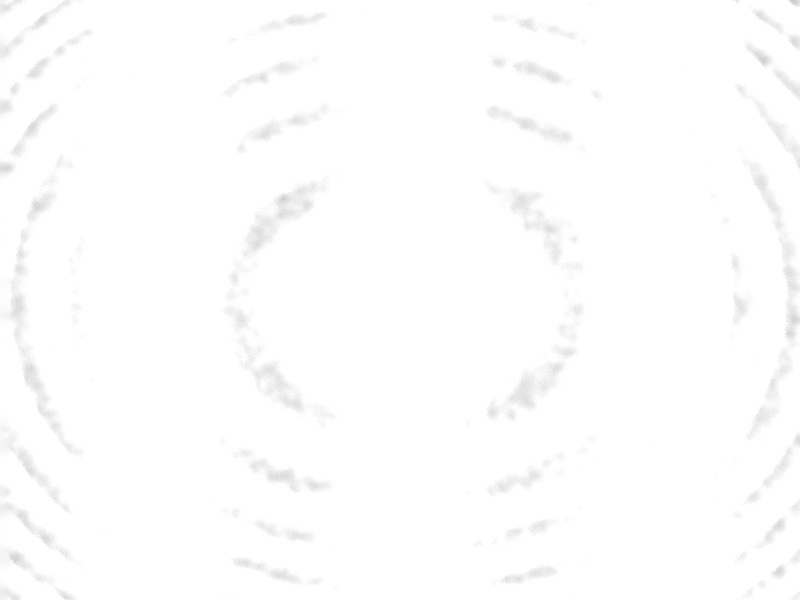
#> input picture Semana_13_SLAM_Robotica_Visual/semana_13_4_reconstruccion_3d_estereo_satelital_opencv/media/left_image.jpg, 800 x 600 px; the run also reads 1 picture not shown here
$ python reconstruccion_estereo.py
#> lines starting #> are read from the running program, lines starting #| are printed output that depends on the picture; after the words box and inside, x2 and y2 are one past the last pixel; in counts of white or black regions, pixels touching at a corner belong together
import cv2
import numpy as np
import matplotlib.pyplot as plt
import plotly.graph_objects as go
import os

# Definir rutas relativas
base_dir = os.path.dirname(os.path.dirname(os.path.abspath(__file__)))
media_dir = os.path.join(base_dir, 'media')

left_path = os.path.join(media_dir, 'left_image.jpg')
right_path = os.path.join(media_dir, 'right_image.jpg')

# 1. Cargar un par de imágenes satelitales (o aéreas) estereoscópicas:
print("Cargando imágenes estéreo...")
imgL = cv2.imread(left_path, cv2.IMREAD_GRAYSCALE)
#> imgL is the input picture: shape (600, 800); min 194, max 255, mean 253.6
imgR = cv2.imread(right_path, cv2.IMREAD_GRAYSCALE)

if imgL is None or imgR is None:
    raise FileNotFoundError("No se encontraron las imágenes estéreo en la carpeta media/")

# 2. Aplicar correspondencia estéreo con OpenCV (StereoSGBM para mejor calidad en terrenos)
print("Calculando disparidad estéreo...")
min_disp = 0
num_disp = 64 # Debe ser divisible por 16
block_size = 15

stereo = cv2.StereoSGBM_create(
    minDisparity=min_disp,
    numDisparities=num_disp,
    blockSize=block_size,
    P1=8 * 1 * block_size**2,
    P2=32 * 1 * block_size**2,
    disp12MaxDiff=1,
    uniquenessRatio=10,
    speckleWindowSize=100,
    speckleRange=32
)

disparity = stereo.compute(imgL, imgR).astype("float32") / 16.0
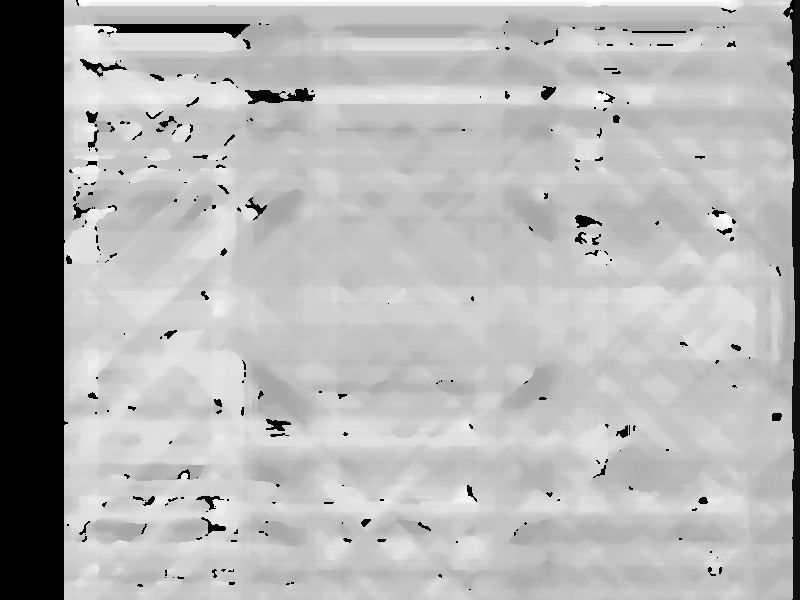
#> disparity: shape (600, 800) float32; min -1, max 15.94, mean 10.95; drawn with min black and max white

# 3. Visualizar mapa de disparidad (relativo a profundidad)
print("Guardando mapa de disparidad...")
plt.figure(figsize=(10, 6))
plt.imshow(disparity, cmap='inferno')
plt.colorbar(label='Disparidad (píxeles)')
plt.title("Mapa de Disparidad Estéreo")
plt.axis('off')
disparity_out = os.path.join(media_dir, 'mapa_disparidad.png')
plt.savefig(disparity_out, bbox_inches='tight')
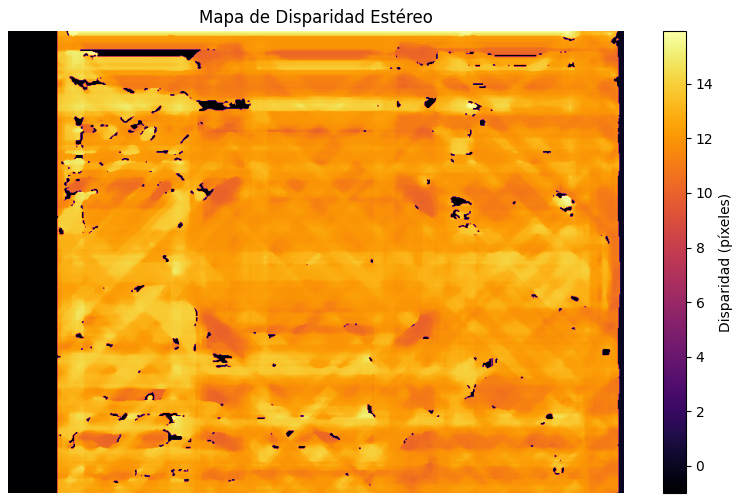
#> figure drawn by matplotlib, 2 panels
plt.close()

# 4. Simular elevación a partir de disparidad:
print("Generando mapa de elevación...")
# Para evitar división por cero o valores negativos
disparity_safe = np.where(disparity <= 0, 1e-6, disparity)
depth_map = 1.0 / disparity_safe
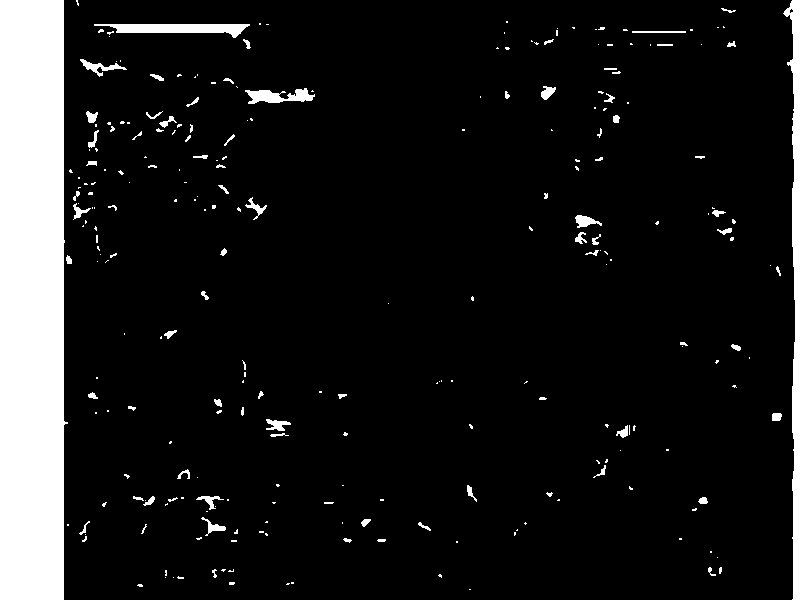
#> depth_map: shape (600, 800) float32; min 0.0627, max 1000000, mean 103685.5; drawn with min black and max white
depth_map[depth_map > 100] = 100 # Recorte para visualización
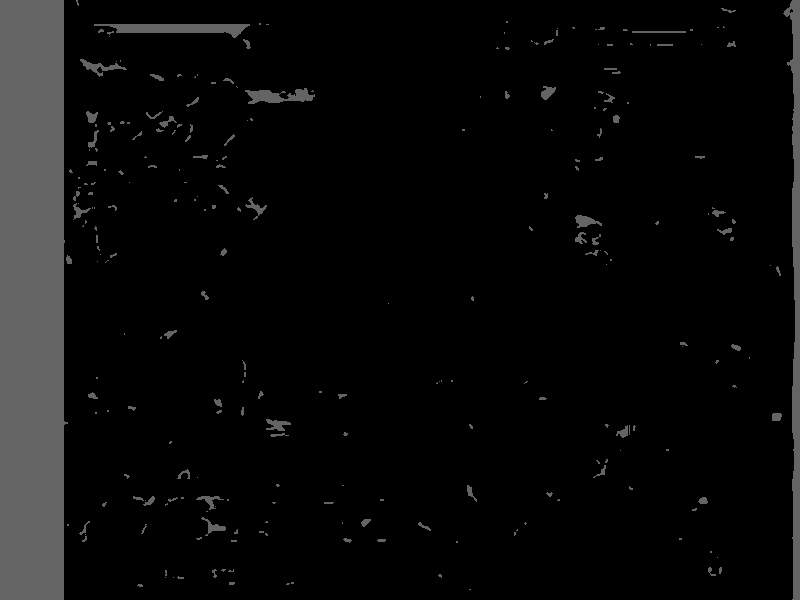
#> depth_map: shape (600, 800) float32; 10.37% of pixels changed, all inside (x1, y1, x2, y2) = (0, 0, 800, 600)
depth_map[depth_map < 0] = 0

# Para visualización 3D, suavizamos un poco el mapa de profundidad para evitar artefactos del matching
depth_map = cv2.GaussianBlur(depth_map, (9, 9), 0)

# Reducir la resolución para que Plotly renderice rápido y sin problemas (ej. 800x600 -> 400x300)
downscale_factor = 2
depth_map_small = cv2.resize(depth_map, (depth_map.shape[1]//downscale_factor, depth_map.shape[0]//downscale_factor))
texture_small = cv2.resize(imgL, (imgL.shape[1]//downscale_factor, imgL.shape[0]//downscale_factor))

# 5. Crear una malla 3D del terreno:
print("Creando malla 3D con textura...")
x, y = np.meshgrid(range(depth_map_small.shape[1]), range(depth_map_small.shape[0]))

# Escalar la profundidad para exagerar el relieve
z_surface = depth_map_small * 50
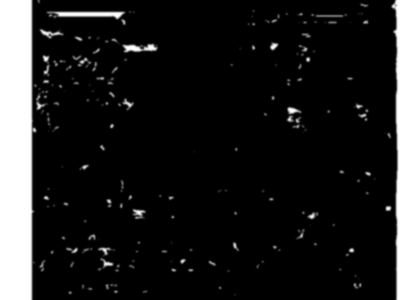
#> z_surface: shape (300, 400) float32; min 3.16, max 5000, mean 522.1; drawn with min black and max white

fig = go.Figure(data=[go.Surface(
    z=z_surface,
    x=x,
    y=y,
    surfacecolor=texture_small, # 6. Aplicar textura desde imagen original
    colorscale='gray',
    showscale=False
)])

fig.update_layout(
    title='Terreno Simulado (Reconstrucción 3D)',
    autosize=True,
    scene=dict(
        xaxis=dict(title='X'),
        yaxis=dict(title='Y'),
        zaxis=dict(title='Elevación'),
        aspectmode='data'
    )
)

# Guardar la imagen de la malla 3D (requiere el paquete kaleido que ya instalamos)
mesh_out = os.path.join(media_dir, 'malla_3d_terreno.png')
print(f"Guardando malla 3D en {mesh_out}...")
fig.write_image(mesh_out, width=1024, height=768)

# Guardar también como HTML interactivo por si el estudiante quiere manipularlo
html_out = os.path.join(media_dir, 'malla_3d_interactiva.html')
fig.write_html(html_out)

print("¡Proceso completado exitosamente!")
